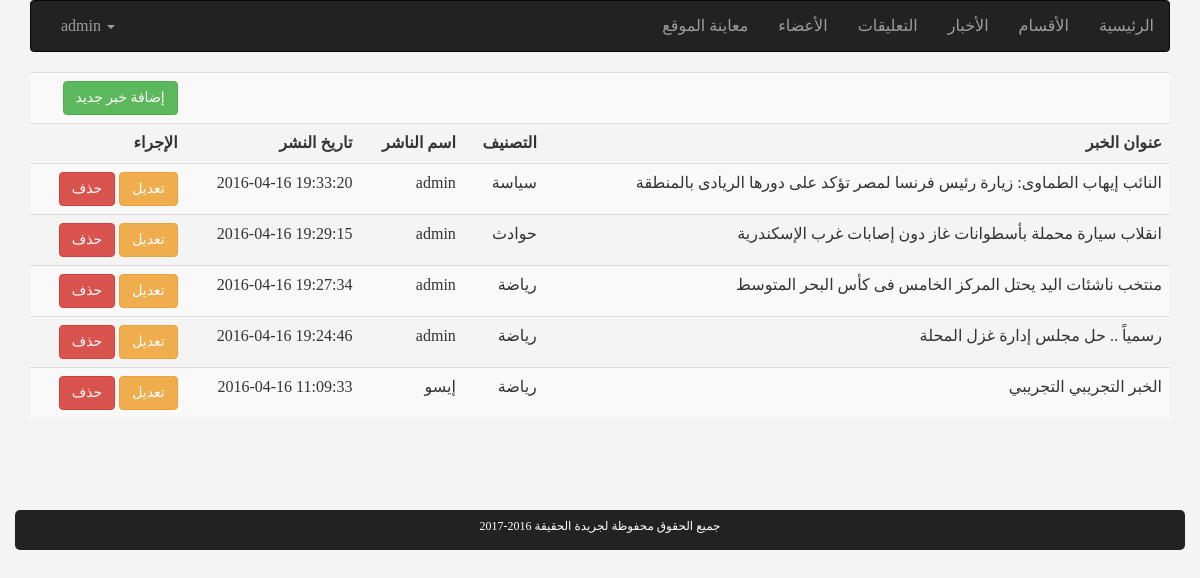
Page /admin/news.php?action=Manage (signed in) on the committed database.
### tables this page shows
CREATE TABLE `news` (
  `newsID` int(11) NOT NULL,
  `section_id` int(11) NOT NULL,
  `news_title` varchar(255) NOT NULL,
  `news_body` text NOT NULL,
  `news_date` timestamp NOT NULL DEFAULT CURRENT_TIMESTAMP,
  `news_writer` varchar(255) NOT NULL,
  `news_banner` varchar(300) NOT NULL
);

CREATE TABLE `sections` (
  `sectionID` int(11) NOT NULL,
  `section_name` varchar(255) NOT NULL
);

### admin/news.php (the view, shortened to what this page needs)
<?php
if(isset($_SESSION['username'])) {
	require_once "init.php";
	$action = $_GET['action'];
		if($action == 'Manage')
		{
			$stmt = $con->prepare("SELECT * FROM news INNER JOIN sections ON news.section_id=sections.sectionID ORDER BY newsID DESC");
			$stmt->execute();
			$rows = $stmt->fetchAll();
			?>
			<center>
				<table class='table table-striped'>
					<tr>
						<td><a class='btn btn-success' href='?action=add'>إضافة خبر جديد</a></td>
						<td></td>
						<td></td>
						<td></td>
						<td></td>
					</tr>
					<tr>
						<th>الإجراء</th>
						<th>تاريخ النشر</th>
						<th>اسم الناشر</th>
						<th>التصنيف</th>
						<th>عنوان الخبر</th>
					</tr>
					<?php foreach($rows as $row) { ?>
					<tr>
						<td><a class="btn btn-danger" href='?action=delete&newsid=<?php echo $row["newsID"]; ?>'>حذف</a> <a class="btn btn-warning" href='?action=edit&newsid=<?php echo $row["newsID"]; ?>'>تعديل</a></td>
						<td><?php echo $row['news_date']; ?></td>
						<td><?php echo $row['news_writer']; ?></td>
						<td><?php echo $row['section_name']; ?></td>
						<td><?php echo $row['news_title']; ?></td>
					</tr>
					<?php } ?>
				</table>
			</center>
			<?php
		}
} else {
	header("Location:index.php");
}
require_once $tpl . "footer.php";

### admin/layout/css/backend.css (style rules this page uses)
body { background-color: #F4F4F4; font-family: Tahoma; font-size:16px; }
.table { width: 100%; }
tbody, th { text-align: right; }

### rows in the picture
news: news_date "2016-04-16 19:33:20", news_writer "admin", section.section_name "سياسة", news_title "النائب إيهاب الطماوى: زيارة رئيس فرنسا لمصر تؤكد على دورها الريادى بالمنطقة"
news: news_date "2016-04-16 19:29:15", news_writer "admin", section.section_name "حوادث", news_title "انقلاب سيارة محملة بأسطوانات غاز دون إصابات غرب الإسكندرية"
news: news_date "2016-04-16 19:27:34", news_writer "admin", section.section_name "رياضة", news_title "منتخب ناشئات اليد يحتل المركز الخامس فى كأس البحر المتوسط"
news: news_date "2016-04-16 19:24:46", news_writer "admin", section.section_name "رياضة", news_title "رسمياً .. حل مجلس إدارة غزل المحلة"
news: news_date "2016-04-16 11:09:33", news_writer "إيسو", section.section_name "رياضة", news_title "الخبر التجريبي التجريبي"

### other values in the picture
$_SESSION['username'] "admin"
